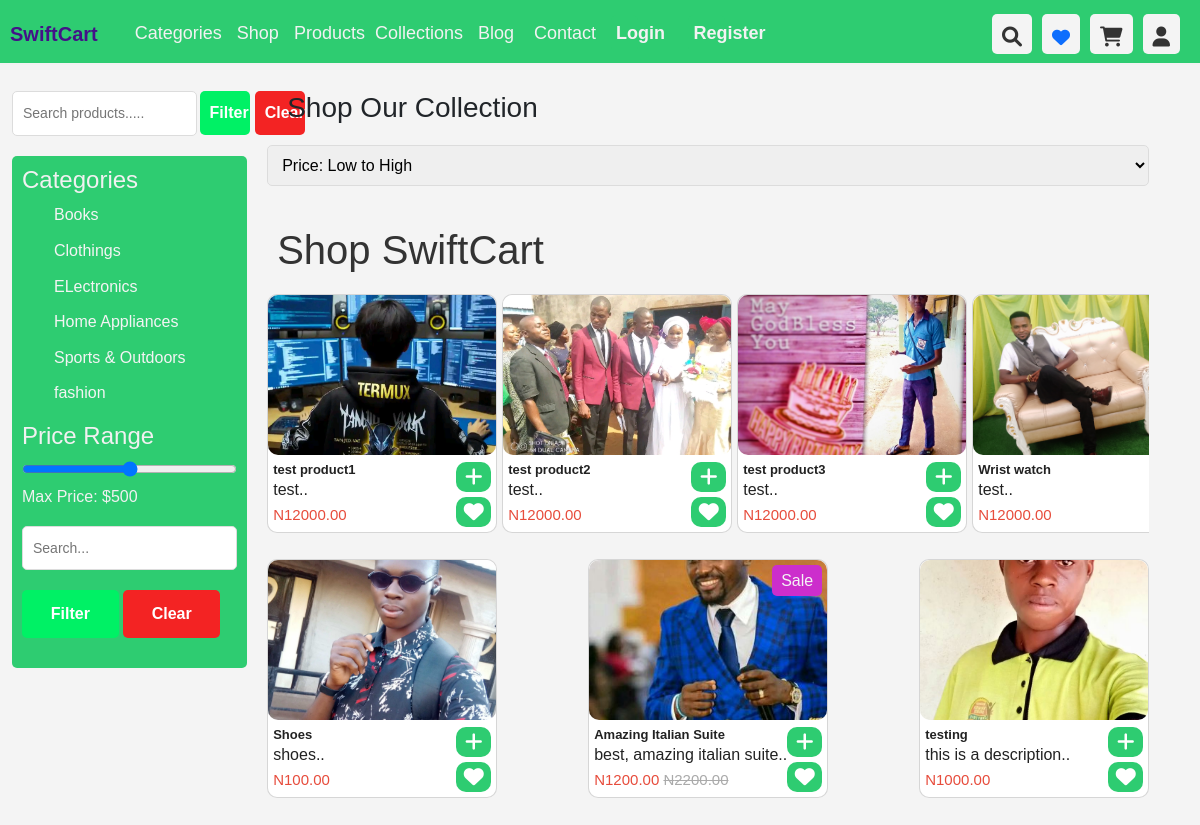
The app's page /shop/ with its own data.
### Store/models.py (models this page shows, shortened)
class Category(models.Model):
    name = models.CharField(max_length=100, unique=True)
    created_by = models.ForeignKey(User, related_name='creates_category', on_delete=models.CASCADE)
    created_at = models.DateTimeField(auto_now_add=True)
    class Meta:
        ordering = ('name',)
        verbose_name_plural = 'Categories'
    def __str__(self):
        return f'{self.name}'

class Product(models.Model):
    id = models.UUIDField(primary_key=True, unique=True, default=uuid.uuid4)
    name = models.CharField(max_length=100)
    image = models.ImageField(upload_to='products_images', blank=True, null=True)
    description = models.TextField()
    in_stock = models.PositiveBigIntegerField(default=1)
    price = models.DecimalField(decimal_places=2, max_digits=10000)
    is_sale = models.BooleanField(default=False)
    sale_price = models.DecimalField(decimal_places=2, max_digits=10000, blank=True, null=True)
    is_featured = models.BooleanField(default=False)
    is_trending = models.BooleanField(default=False)
    is_best_seller = models.BooleanField(default=False)
    category = models.ForeignKey(Category, related_name='product_category', on_delete=models.CASCADE)
    created_by = models.ForeignKey(User, related_name='addes_product', on_delete=models.CASCADE)
    created_at = models.DateTimeField(auto_now_add=True)

### Store/views.py (the view)
# urls.py: path('shop/', views.shop_page, name='shop'),
def shop_page(request):
    categories = Category.objects.all()
    products = Product.objects.all()
    first_ten_products = Product.objects.all()[0:6]
    second_ten_products = Product.objects.all()[6:12]
    third_ten_products = Product.objects.all()[12:18]
    fourth_ten_products = Product.objects.all()[18:24]
    trending_products = Product.objects.filter(is_trending=True)
    best_seller_products = Product.objects.filter(is_best_seller=True)
    featured_products = Product.objects.filter(is_featured=True)
    context = {
        'categories':categories,
        'products':products,
        'trending_products':trending_products,
        'best_seller_products':best_seller_products,
        'featured_products':featured_products,
        'first_ten_products':first_ten_products,
        'second_ten_products':second_ten_products,
        'third_ten_products':third_ten_products,
        'fourth_ten_products':fourth_ten_products,
    }
    return render(request, 'store/shop.html', context)

### Store/templates/store/shop.html (shortened to what this page needs)
{% extends 'store/base.html' %}
{% load static %}
{% block shop %}
<link rel="stylesheet" href="{% static 'assets/css/shop.css' %}"> {% endblock %}
{% block content %}
<br>
<br>
<section class="shop-page" style="padding-top: 40px;">
  <div class="container-fluid">
    <div class="filters">
      <div style="display: flex; width: 100%;">
        <div class="search-products form-search-sms" style="display: block;">
          <form
            style="display: flex; justify-content: space-between; align-items: center; gap: 3px; min-width: 300px;">
            <div class="form-group">
              <input type="search" id="search-term" placeholder="Search products.....">
            </div>
            <div class="form-group">
              <button class="btn success" id="searchbtn" style="padding: 10px;">Filter</button>
              <button type="reset" class="btn danger" style="padding: 10px;">Clear</button>
            </div>
          </form>
        </div>
      </div>
      <div id="filters">
        <div class="filter-category">
          <h4>Categories</h4>
          <ul>
            {% for category in categories %}
            <li><a href="{% url 'category_detail' category %}"
                style="text-decoration: none; color: #f4f4f4;">{{category}}</a></li>
            {% endfor %}
          </ul>
        </div>
        <div class="filter-price">
          <h4>Price Range</h4>
          <input type="range" min="0" max="1000" step="10" value="500" id="price-range">
          <p>Max Price: $<span id="price-value">500</span></p>
        </div>
        <div class="search-products">
          <div class="form-group">
            <input type="text" id="search-term" placeholder="Search..." />
          </div>
          <div class="form-group">
            <button class="btn success" id="searchbtn">Filter</button>
            <button type="reset" class="btn danger">Clear</button>
          </div>
        </div>
      </div>
    </div>
    <div class="product-listing">
      <h2 style="margin-left: 20px;">Shop Our Collection</h2>
      <div class="sorting">
        <select id="sort-options" class="input">
          <option value="low-to-high">Price: Low to High</option>
        </select>
      </div>
      <section class="section" id="default-results" style="margin-bottom: 10px;">
        <h1 class="title">Shop SwiftCart</h1>
        <div class="section-container" >
          {% for product in first_ten_products %}
          <div class="card" style="position: relative;">
            <div class="card-img">
              {% if product.image %}
              <img src="{{product.image.url}}" alt="images/images (20).jpeg">
              {% else %}
              <img src="" alt="Not found">
              {% endif %}
            </div>
            <div class="card-content" style="margin-top: 2px;">
              <a href="{% url 'product' product.id %}" style="text-decoration: none; color: #222;">
                <div>
                  <h3 class="product-title" style="padding: 0; margin: 0; font-size: 13px;">
                    {{product.name|truncatewords:3}}</h3>
                  <p class="product-description" style="padding: 0; margin: 0;">
                    {{product.description|truncatewords:4}}..
                  </p>
                  {% if product.is_sale%}
                  <p class="product-price" style="padding: 0; margin: 0;">N{{product.sale_price}} <span class="old-price"> N{{product.price}} </span></p>
                    {% else %}
                    <p class="product-price" style="padding: 0; margin: 0;">N{{product.price}} </p>
                  {% endif %}
                </div>
              </a>
              <div style="display: flex; flex-direction: column; gap: 5px;">
                <div class="action" style="padding: 5px; width: 35px; height: 30px;">
                  <span id="addToCart" class="add-to"><i class="fa fa-plus"></i></span>
                </div>
                <div class="action" style="padding: 5px; width: 35px; height: 30px;">
                  <span id="addToWaitList" class="add-to"><i class="fa fa-heart"></i></span>
                </div>
              </div>
            </div>
          </div>
          {% endfor %}
        </div>
        <br>
        <div class="section-container">
          {% for product in second_ten_products %}
          <div class="card" style="position: relative;">
            <div class="card-img">
              {% if product.image %}
              <img src="{{product.image.url}}" alt="images/images (20).jpeg">
              {% else %}
              <img src="" alt="Not found">
              {% endif %}
            </div>
            {% if product.is_sale %}
            <div class="sale-badge"
              style="position: absolute; background-color: #cc2ecc; color: #f4f4f4; right: 5px; top: 5px; padding: 3px; border-radius: 5px; width: 50px; text-align: center;">
              <span>Sale</span>
            </div>
            {% endif %}
            <div class="card-content" style="margin-top: 2px;">
              <a href="{% url 'product' product.id %}" style="text-decoration: none; color: #222;">
                <div>
                  <h3 class="product-title" style="padding: 0; margin: 0; font-size: 13px;">
                    {{product.name|truncatewords:3}}</h3>
                  <p class="product-description" style="padding: 0; margin: 0;">
                    {{product.description|truncatewords:4}}..
                  </p>
                  {% if product.is_sale %}
                  <p class="product-price" style="padding: 0; margin: 0;">N{{product.sale_price}} <span
                      class="old-price"> N{{product.price}} </span>
                  </p>
                  {% else %}
                  <p class="product-price" style="padding: 0; margin: 0;">N{{product.price}} </p>
                  {% endif %}
                </div>
              </a>
              <div style="display: flex; flex-direction: column; gap: 5px;">
                <div class="action" style="padding: 5px; width: 35px; height: 30px;">
                  <span id="addToCart" class="add-to"><i class="fa fa-plus"></i></span>
                </div>
                <div class="action" style="padding: 5px; width: 35px; height: 30px;">
                  <span id="addToWaitList" class="add-to"><i class="fa fa-heart"></i></span>
                </div>
              </div>
            </div>
          </div>
          {% endfor %}
        </div>
        <br>
        <br>
      </section>
    </div>
  </div>
</section>
{% endblock %}

### static/assets/css/style.css (style rules this page uses)
* { margin: 0; padding: 0; box-sizing: border-box; }
body { font-family: Arial, sans-serif; min-height: 100vh; background-color: #f4f4f4; }
.btn { text-decoration: none; background: rgba(0, 140, 255, 0.856); padding: 10px 18px; border: none; color: #fff; }
h1 { color: #333; margin-bottom: 20px; }
.section .title { margin: 20px 10px; }
.section-container { display: flex; justify-content: space-between; overflow-x: hidden; overflow: scroll; scrollbar-width: none; gap: 5px; }
.section-container .card { max-width: 320px; max-height: 300px; border: 1px solid #3333; border-radius: 10px; min-width: 230px; }
.section-container .card .card-img img { width: 100%; height: 160px; border-radius: 10px; object-fit: cover; }
.section-container .card .card-content { display: flex; justify-content: space-between; padding: 5px; margin-top: 5px; }
.section-container .card .card-content .action { background-color: #2ecc71; color: #fff; height: 30px; width: 40px; display: flex; justify-content: center; align-items: center; text-align: center; border-radius: 10px; font-size: 20px; cursor: pointer; padding: 5px; }
.product-title { font-size: 18px; font-weight: bold; margin-bottom: 2px; }
.product-price { font-size: 15px; color: #e74c3c; }
.old-price { text-decoration: line-through; color: #aaa; }

### static/assets/css/shop.css (style rules this page uses)
* { margin: 0; padding: 0; box-sizing: border-box; }
body { font-family: Arial, sans-serif; line-height: 1.6; }
.shop-page { padding: 40px 0; }
.filters { width: 20%; float: left; margin-right: 20px; }
.search-products.form-search-sms { display: none; }
.filters #filters { opacity: 1; background-color: #2ecc71; border-radius: 5px; padding: 10px; color: #f1f1f1; min-height: 500px; }
.filter-category ul { list-style: none; }
.filter-category ul li { margin-bottom: 10px; }
.filter-price input[type="range"] { width: 100%; }
.filter-price p { font-size: 16px; }
.form-group { margin-bottom: 20px; text-align: left; }
.form-group input, .input { width: 100%; padding: 10px; font-size: 14px; border: 1px solid #dcdcdc; border-radius: 5px; outline: none; transition: border-color 0.3s; }
.btn { width: 45%; background-color: #2ecc71; color: #ffffff; border: none; padding: 12px; font-size: 16px; font-weight: bold; border-radius: 5px; cursor: pointer; transition: background-color 0.3s; }
.danger { background-color: #f32323; }
.success { background-color: #00f165; }
.product-listing { width: 75%; float: left; }
.product-listing h2 { font-size: 28px; margin-bottom: 20px; }
.sorting { margin-bottom: 20px; }
.sorting select { padding: 10px; font-size: 16px; }

### records on screen
Category: name "Books"
Category: name "Clothings"
Category: name "ELectronics"
Category: name "Home Appliances"
Category: name "Sports & Outdoors"
Category: name "fashion"
Product: image (picture), name "test product1", description "test", price "12000.00"
Product: image (picture), name "test product2", description "test", price "12000.00"
Product: image (picture), name "test product3", description "test", price "12000.00"
Product: image (picture), name "Wrist watch", description "test", price "12000.00"
Product: image (picture), name "Shoes", description "shoes", price "100.00"
Product: image (picture), is_sale "Sale", name "Amazing Italian Suite", description "best, amazing italian suite", sale_price "1200.00", price "2200.00"
Product: image (picture), name "testing", description "this is a description", price "1000.00"
